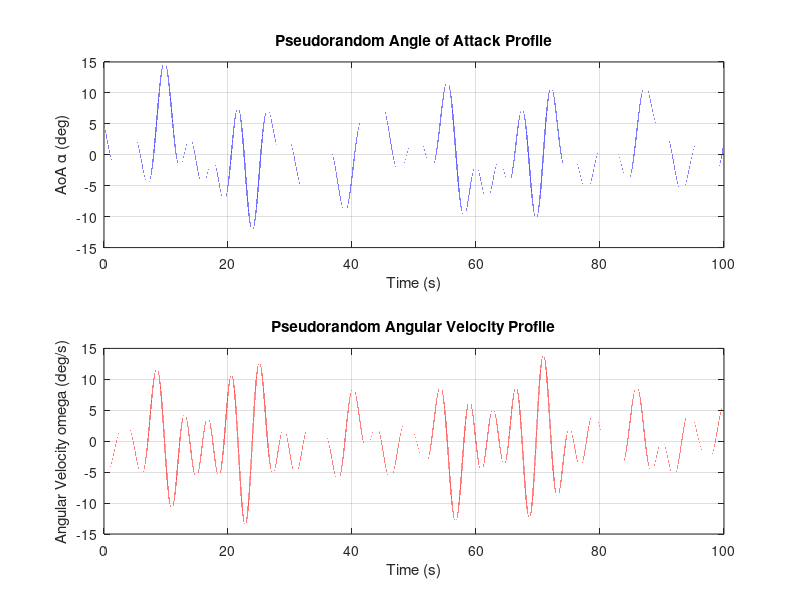

The MATLAB source for this figure: (Note: this script raises an error after producing the figure.)
clear; clc; close all;

% vars/equations cited from other scripts

sampleRate = 10000; % DAQ sampling rate (RunExperiments.m 3)
GBoxR = 10; % Gearbox ratio (RunExperiments.m 6)
C0002 = 1000; % number of pulses in one turn by motor (RunExperiments.m 7)
dTheta = (2*pi)/(C0002 * GBoxR); % radians/pulse (dSpaceTesting.m 7)

c = 0.2; % Chord length, m (dSpaceTesting.m 9)
U = 0.328; % freestream speed, m/s (FetchData.m 6)
max_vel = 0.5*sampleRate*dTheta; % max motor velocity (dSpaceTesting.m 19)

dt = 1/sampleRate;
T = 100; % runtime (s) (dSpaceTesting.m 16) 
t = 0:dt:T;


% reduced frequency (0.05 quasi-steady -> 0.50 highly unsteady)
k_min = 0.05;
k_max = 0.50;
N = 12;
k_vals = linspace(k_min, k_max, N);
f_vals = (k_vals * U) / (pi * c); % pitching frequency (hz) (dSpaceTesting.m 13)


% random phases
rng("shuffle"); % shuffle changes seed every run
phases = 2 * pi * rand(1, N); % rad
amps = ones(1, N);

% AoA (position) and Omega generation
position = zeros(size(t));
omega = zeros(size(t));

for i = 1:N
    omega_i = 2 * pi * f_vals(i); % angular freq = 2 * pi * pitching freq
    position = position + amps(i) * sin(omega_i * t + phases(i)); % sum sine waves with random phase shifts
    omega = omega + amps(i) * omega_i * cos(omega_i * t + phases(i));
end

A = deg2rad(15); % pitch amplitude (dSpaceTesting.m 10)
scale_factor = A / max(abs(position)); % scale random values to amplitude 15 deg
position = position * scale_factor;
omega = omega * scale_factor;

peak_omega = max(abs(omega));

if (peak_omega > max_vel) 
    error("max velocity exceeded");
else 
    fprintf("all good to go");
end

% plot code
figure('Color', 'k');


subplot(2, 1, 1);
plot(t, rad2deg(position), 'b');
xlabel("Time (s)");
ylabel('AoA \alpha (deg)');
title("Pseudorandom Angle of Attack Profile");
grid on;

subplot(2,1,2);
plot(t, rad2deg(omega), 'r');
xlabel("Time (s)");
ylabel("Angular Velocity \omega (deg/s)");
title("Pseudorandom Angular Velocity Profile");
grid on;


% discretization & call position2pulses
fprintf("\nbegin discretization");
[pulses, y] = position2pulses(position, t, dTheta, sampleRate);
step = pulses(:, 1); % 1 fire, 0 idle
dir = pulses(:, 2);  % 1 positive, 0 negative

t_pulses = (0:length(pulses)-1) * dt;

figure('Color','k');
t_start = 8.23;
t_end = 8.33;
zoom = (t_pulses >= t_start) & (t_pulses <= t_end);
subplot(2, 1, 1);
stairs(t_pulses(zoom), step(zoom), 'b');
% ylim([-0.2, 1.2])
ylabel("STEP (1/0)");
xlabel("Time (s)");
title(sprintf("Motor Pulse Signal (STEP) (%.2f s to %.2f s)", t_start, t_end));
grid on;

subplot(2,1,2);
stairs(t_pulses(zoom), dir(zoom), 'r');
% ylim([-0.2, 1.2]);
yticks([0 1]);
ylabel("DIR (1/0)");
title(sprintf("Motor Direction Signal (DIR) (%.2f s to %.2f s)", t_start, t_end));
xlabel("Time (s)");
grid on;
